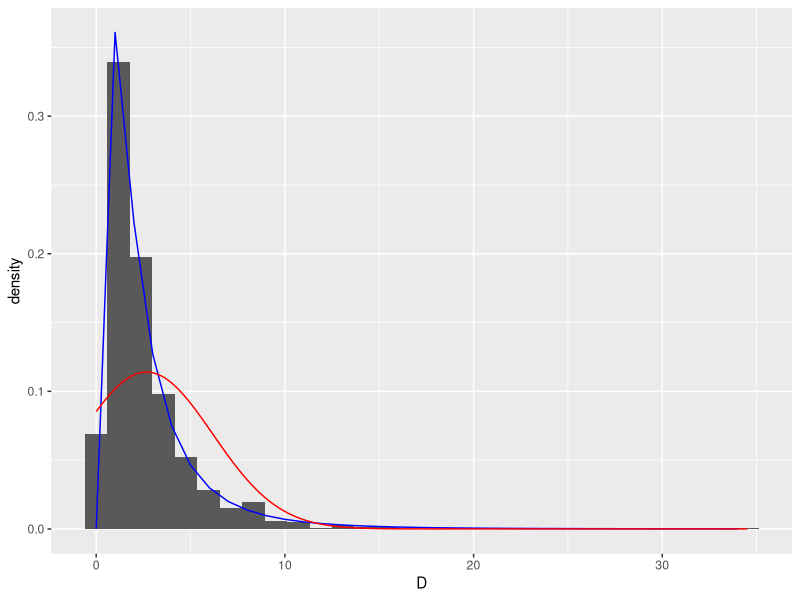
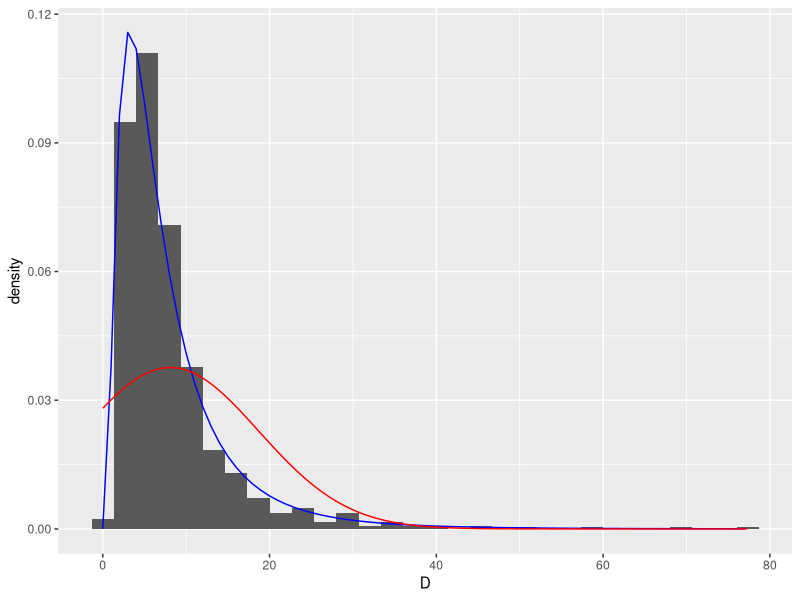

These figures' R source, in order:
## ---- chunk 1
library(tidyverse)
library(ggplot2)
library(purrr)
## ---- chunk 2


LN_variance_v1 <- function(rho, sigma){
  ( exp(sigma^2) - 1 ) * exp(2* rho  + sigma^2)
}


LN_mean_v1 <- function(rho, sigma){
   exp( rho + sigma^2/2 )
}

LN_rho2mu <- function(rho, sigma){
   LN_mean_v1(rho, sigma)
}

LN_mu2rho <- function(mu, sigma){
   log(mu) - sigma^2 /2
}

LN_variance_v3 <- function(mu, sigma){
  mu^2* (exp(sigma^2)-1)
}


## ---- chunk 3
set.seed(1234)
n <- 2
rho <- rnorm(n, mean = 0, sd = 1 )
sigma <- 01
## ---- chunk 4
n_sim <- 1000
dta <- rho %>% map(function(x){ exp(rnorm(n = n_sim, mean = x, sd = sigma))}) %>% 
   map_df(
         ~ tibble(x = .x), 
         .id = "dist"
     ) 



sum_dta <- dta %>% group_by(dist) %>% 
  mutate(id = row_number()) %>% 
  pivot_wider(names_from = dist,    names_glue = "dist_{dist}",
 values_from =x) %>% 
  mutate( D = rowSums(.[grep("dist_", names(.))]))

p <- sum_dta %>% ggplot() + geom_histogram(aes(x=D, y = ..density..))

mu_sum <- sum(LN_rho2mu(rho, sigma))
S2_sum <- sum(LN_variance_v1(rho, sigma))
sigma_sum = sqrt( log(S2_sum/mu_sum^2 +1))

sum_density_LN <- tibble(x  = seq(0.001, max(sum_dta$D)), 0.1) %>% 
  mutate( log_x= log(x), dens = dnorm(log_x, 
                         mean=LN_mu2rho(mu_sum, sigma_sum), 
                         sd = sigma_sum)/x)

p_LN <- p + geom_line(data= sum_density_LN, aes(x=x, y =dens), col = 'blue')
sum_density_N <- tibble(x  = seq(0.001, max(sum_dta$D), 0.1)) %>% 
  mutate(dens = dnorm(x, 
                         mean=mu_sum, 
                         sd = sqrt(LN_variance_v3(mu_sum, sigma))))

p_N <- p_LN + geom_line(data= sum_density_N, aes(x=x, y =dens), col = 'red')
p_N
## ---- chunk 5
n <- 5
rho <- rnorm(n, mean = 0, sd = 1 )
sigma <- 01
## ---- chunk 6
n_sim <- 1000
dta <- rho %>% map(function(x){ exp(rnorm(n = n_sim, mean = x, sd = sigma))}) %>% 
   map_df(
         ~ tibble(x = .x), 
         .id = "dist"
     ) 



sum_dta <- dta %>% group_by(dist) %>% 
  mutate(id = row_number()) %>% 
  pivot_wider(names_from = dist,    names_glue = "dist_{dist}",
 values_from =x) %>% 
  mutate( D = rowSums(.[grep("dist_", names(.))]))

p <- sum_dta %>% ggplot() + geom_histogram(aes(x=D, y = ..density..))

mu_sum <- sum(LN_rho2mu(rho, sigma))
S2_sum <- sum(LN_variance_v1(rho, sigma))
sigma_sum = sqrt( log(S2_sum/mu_sum^2 +1))

sum_density_LN <- tibble(x  = seq(0.001, max(sum_dta$D)), 0.1) %>% 
  mutate( log_x= log(x), dens = dnorm(log_x, 
                         mean=LN_mu2rho(mu_sum, sigma_sum), 
                         sd = sigma_sum)/x)

p_LN <- p + geom_line(data= sum_density_LN, aes(x=exp(log_x), y =dens), col = 'blue')

sum_density_N <- tibble(x  = seq(0.001, max(sum_dta$D), 0.1)) %>% 
  mutate(dens = dnorm(x, 
                         mean=mu_sum, 
                         sd = sqrt(LN_variance_v3(mu_sum, sigma))))

p_N <- p_LN + geom_line(data= sum_density_N, aes(x=x, y =dens), col = 'red')
p_N
